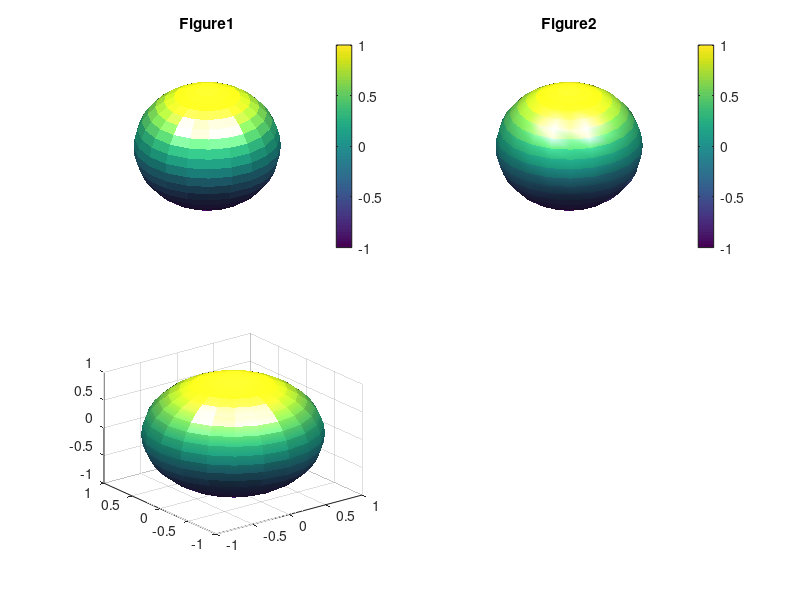

Write the MATLAB code that produced this figure. (Note: this script raises an error after producing the figure.)
% [绘图]设置照明方式
subplot(2,2,1)
sphere
shading flat
camlight left
camlight right
lighting flat
colorbar
axis off
title('Figure1')
subplot(2,2,2)
sphere
shading flat
camlight left
camlight right
lighting gouraud
colorbar
axis off
title('Figure2')
subplot(2,2,3)
sphere
shading interp
camlight right
camlight left
lighting phong
colorbar
axis off
title('Figure3')
subplot(2,2,4)
sphere
shading flat
camlight left
camlight right
lighting none
colorbar
axis off 
title('Figure4')
